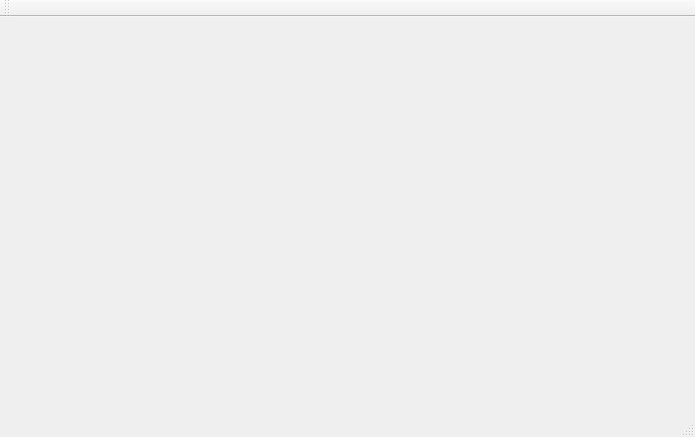
<?xml version="1.0" encoding="UTF-8"?>
<ui version="4.0">
 <class>MainWindow</class>
 <widget class="QMainWindow" name="MainWindow">
  <property name="geometry">
   <rect>
    <x>0</x>
    <y>0</y>
    <width>695</width>
    <height>437</height>
   </rect>
  </property>
  <property name="windowTitle">
   <string>MainWindow</string>
  </property>
  <widget class="QWidget" name="centralWidget">
   <layout class="QHBoxLayout" name="horizontalLayout_3">
    <item>
     <widget class="ControlCanDllForm" name="widget" native="true"/>
    </item>
   </layout>
  </widget>
  <widget class="QMenuBar" name="menuBar">
   <property name="geometry">
    <rect>
     <x>0</x>
     <y>0</y>
     <width>695</width>
     <height>23</height>
    </rect>
   </property>
  </widget>
  <widget class="QToolBar" name="mainToolBar">
   <attribute name="toolBarArea">
    <enum>TopToolBarArea</enum>
   </attribute>
   <attribute name="toolBarBreak">
    <bool>false</bool>
   </attribute>
  </widget>
  <widget class="QStatusBar" name="statusBar"/>
 </widget>
 <layoutdefault spacing="6" margin="11"/>
 <customwidgets>
  <customwidget>
   <class>ControlCanDllForm</class>
   <extends>QWidget</extends>
   <header location="global">controlcandllform.h</header>
   <container>1</container>
  </customwidget>
 </customwidgets>
 <resources/>
 <connections/>
</ui>
